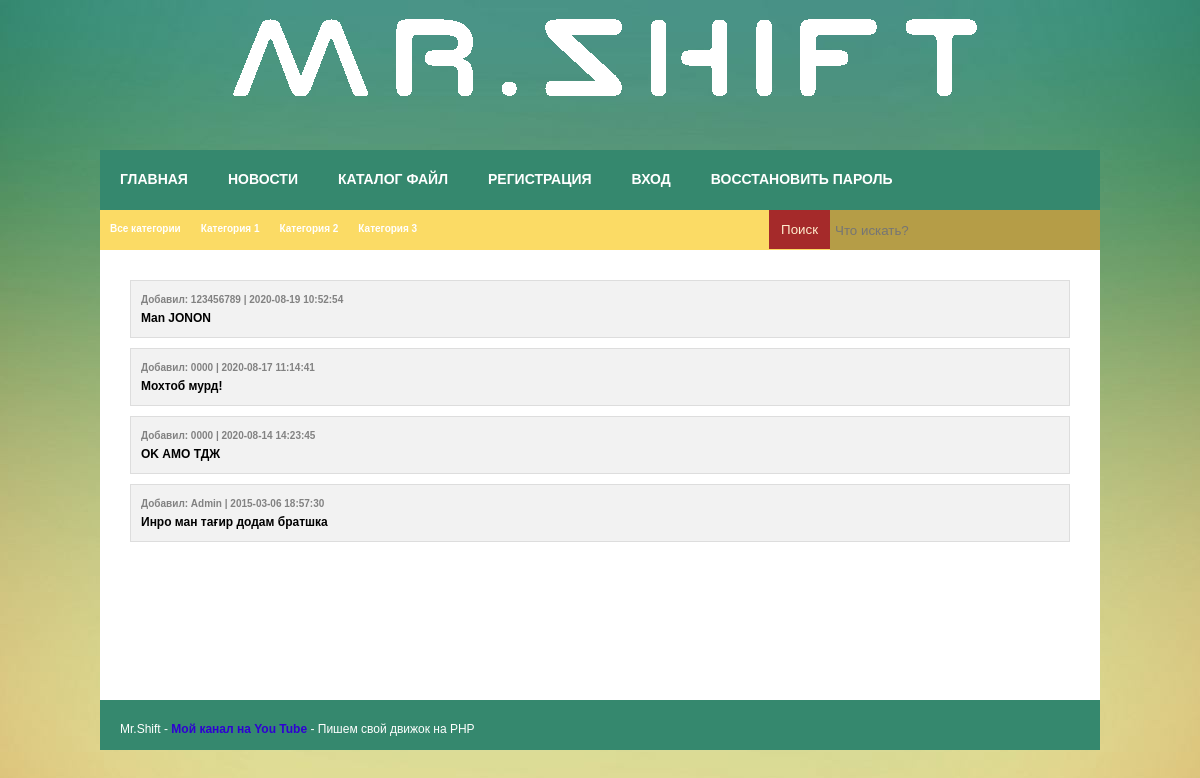
Page /news on the committed database.
### tables this page shows
CREATE TABLE `news` (
  `id` int(11) NOT NULL,
  `name` tinytext NOT NULL,
  `cat` int(11) NOT NULL,
  `added` varchar(20) NOT NULL,
  `text` tinytext NOT NULL,
  `date` datetime NOT NULL,
  `active` int(11) NOT NULL DEFAULT '1',
  `rate` int(11) NOT NULL,
  `rateusers` mediumtext NOT NULL
);

### module/news/main.php (the view, shortened to what this page needs)
<body>
<div class="wrapper">
<div class="header"></div>
<div class="content">
<div class="CatHead">
<a href="/news"><div class="Cat">Все категории</div></a>
<a href="/news/category/id/1"><div class="Cat">Категория 1</div></a>
<a href="/news/category/id/2"><div class="Cat">Категория 2</div></a>
<a href="/news/category/id/3"><div class="Cat">Категория 3</div></a>
</div>
<div class="Page">
<?php
if (!$Module or $Module == 'main') {
if($_SESSION['USER_GROUP'] != 2) $Active = 'WHERE `active` = 1';
$Param1 = 'SELECT `id`, `name`, `added`, `date`, `active` FROM `news` '.$Active.' ORDER BY `id` DESC LIMIT 0, 5';
$Param2 = 'SELECT `id`, `name`, `added`, `date`, `active` FROM `news`  '.$Active.' ORDER BY `id` DESC LIMIT START, 5';
} else if ($Module == 'category') {
if($_SESSION['USER_GROUP'] != 2) $Active = 'AND `active` = 1';
$Param1 = 'SELECT `id`, `name`, `added`, `date`, `active` FROM `news` WHERE `cat` = '.$Param['id'].'  '.$Active.' ORDER BY `id` DESC LIMIT 0, 5';
$Param2 = 'SELECT `id`, `name`, `added`, `date`, `active` FROM `news` WHERE `cat` = '.$Param['id'].'  '.$Active.' ORDER BY `id` DESC LIMIT START, 5';
$Param3 = 'SELECT COUNT(`id`) FROM `news` WHERE `cat` = '.$Param['id'];
$Param4 = '/news/category/id/'.$Param['id'].'/page/';
}
if (!$Param['page']) {
$Result = mysqli_query($CONNECT, $Param1);
} else {
$Start = ($Param['page'] - 1) * 5;
$Result = mysqli_query($CONNECT, str_replace('START', $Start, $Param2));
}
while ($Row = mysqli_fetch_assoc($Result)) {
	echo '<a href="/news/material/id/'.$Row['id'].'"><div class="ChatBlock"><span>Добавил: '.$Row['added'].' | '.$Row['date'].'</span>'.$Row['name'].'</div></a>';
}
?>
</div>
</div>
</div>
</body>
</html>

### resource/style.css (style rules this page uses)
* { margin: 0; padding: 0 }
body { color:#666;font: 12px/18px Arial, sans-serif; width: 100%; background: url(/resource/img/bg.jpg) top center no-repeat }
a { color: #666; font-weight: bold; text-decoration:none }
.wrapper { width: 1000px; margin: 0 auto }
.header { width: 1000px; height: 150px; background: url(/resource/img/logo.png) }
.content { width: 1000px; min-height: 550px; background: hsla(0, 0%, 100%, 1) }
.CatHead { width: 1000px; height: 40px; background: #fbdb65 }
.Cat { float:left; display: inline-block; height: 10px; background: #fbdb65; padding: 10px; color: #fff; font-size: 10px }
.Page { padding: 20px }
.ChatBlock { border: 1px solid #dddddd; background: #f2f2f2; padding: 10px; color: #000000; margin: 10px }
.ChatBlock span { color: #828282; font-size: 10px; display: block }
a { color: #2f01d3; }

### rows in the picture
news: added "123456789", date "2020-08-19 10:52:54", name "Man JONON"
news: added "0000", date "2020-08-17 11:14:41", name "Мохтоб мурд!"
news: added "0000", date "2020-08-14 14:23:45", name "OK АМО ТДЖ"
news: added "Admin", date "2015-03-06 18:57:30", name "Инро ман тағир додам братшка"
